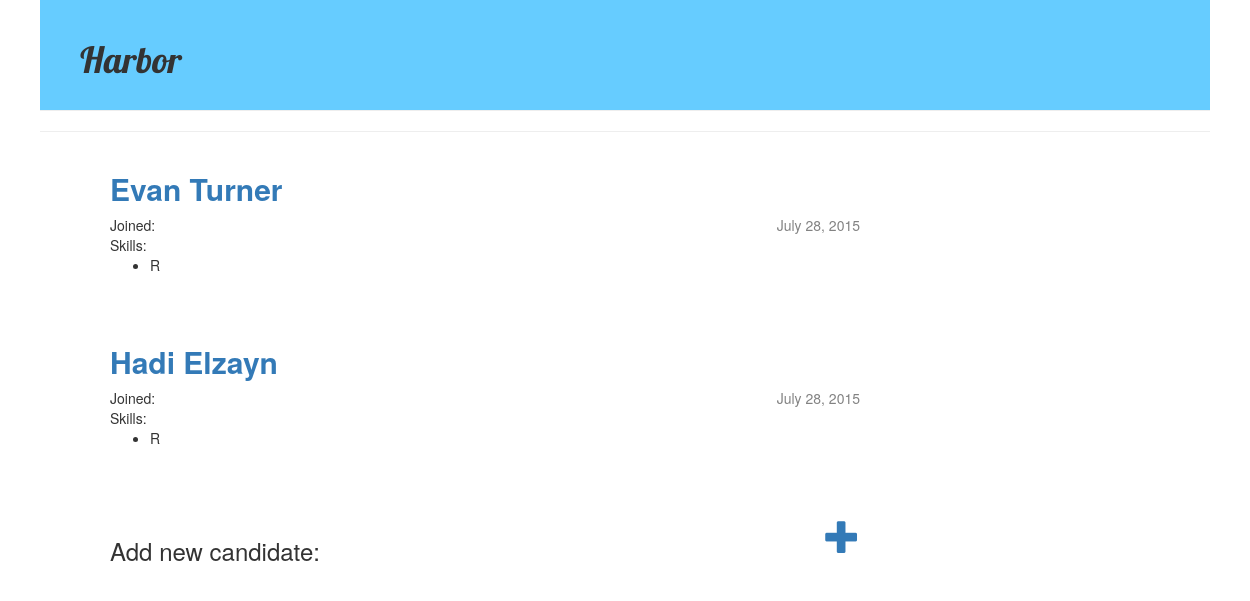
Before: / with the older database file.
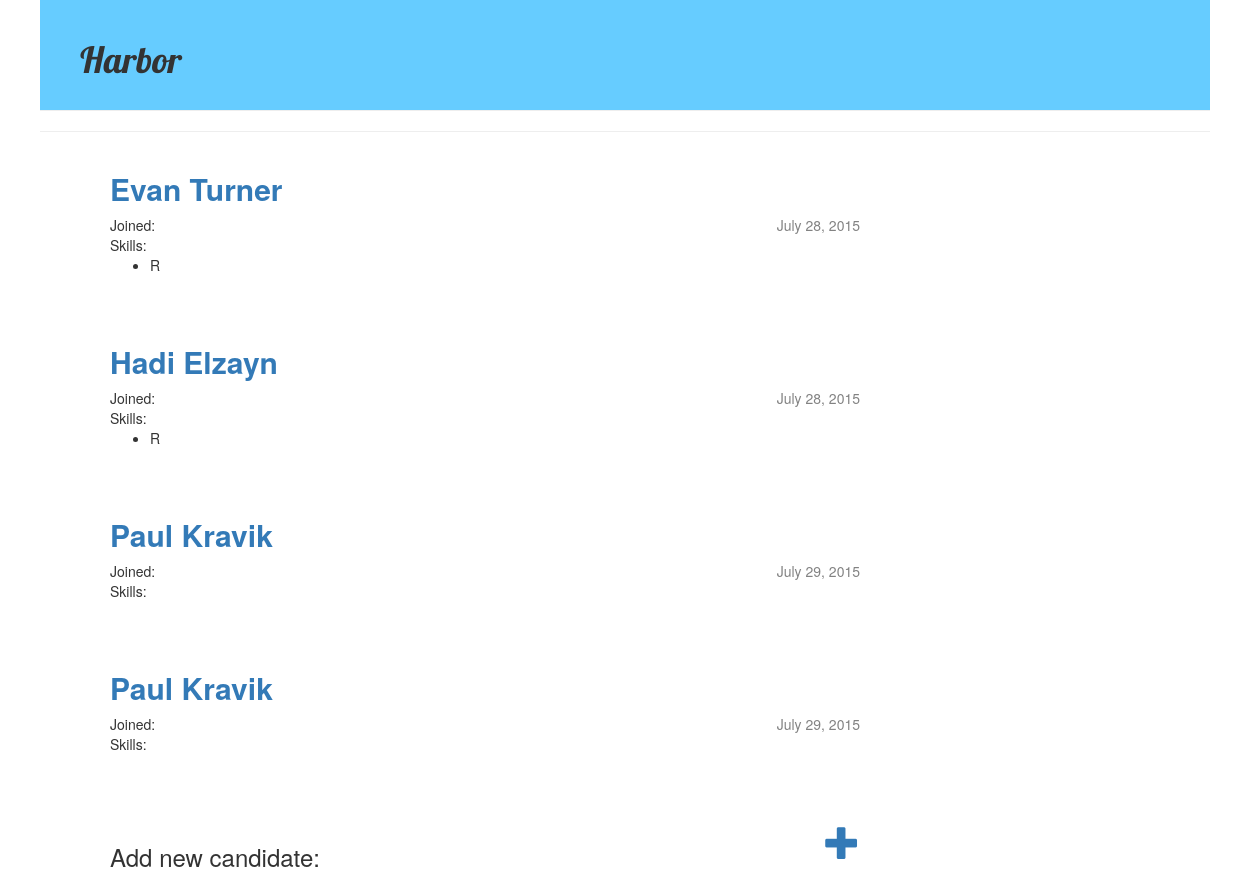
After: the same page with the newer database file.
### temphr/models.py (models this page shows, shortened)
class Candidate(models.Model):
	user = models.ForeignKey(User, related_name="user_candidate")
	name = models.CharField(max_length=200)
	rating = models.DecimalField(decimal_places=2, max_digits=3)
	join_date = models.DateTimeField(default = timezone.now)
	self_description = models.TextField(default = "")
	def __str__(self):
		return self.name

class Skill(models.Model):
	name = models.CharField(max_length=200)
	user = models.ForeignKey(Candidate)
	def __str__(self):
		return str(self.name)

### temphr/views.py (the view)
# urls.py: url(r'^$', views.candidate_list, name='candidate_list'),
def candidate_list(request):
	candidates = Candidate.objects.filter(join_date__lte=timezone.now()).order_by('join_date')
	return render(request, 'temphr/candidate_list.html',{'candidates': candidates})

### temphr/templates/temphr/candidate_list.html
{% extends "temphr/base.html" %}
	{% block content %}
	{% for candidate in candidates %}
		<div class="candidate-listing">
			<p><h2><a href="{% url "candidate_profile" pk=candidate.pk %}">{{ candidate}}</a></h2>
			Joined: <div class="date">{{candidate.join_date.date}}</div>
			<br>
			Skills:
			<ul>
				{% for skill in candidate.skill_set.get_queryset %}
					<li> {{skill}} </li>
				{% endfor %}
			</ul>
			</p>
		</div>
	{% endfor %}
	<div class="row">
		<div class="col-md-6">
			<h3><span>Add new candidate:</span></h3>
		</div>
		<div class="col-md-6">
			<a href="{% url "candidate_new" %}" class="top-menu"><span class="glyphicon glyphicon-plus"> </span></a>
		</div>
{% endblock content %}

Changed rows visible on the page:
added Candidate: name "Paul Kravik", join_date "July 29, 2015"
added Candidate: name "Paul Kravik", join_date "July 29, 2015"
